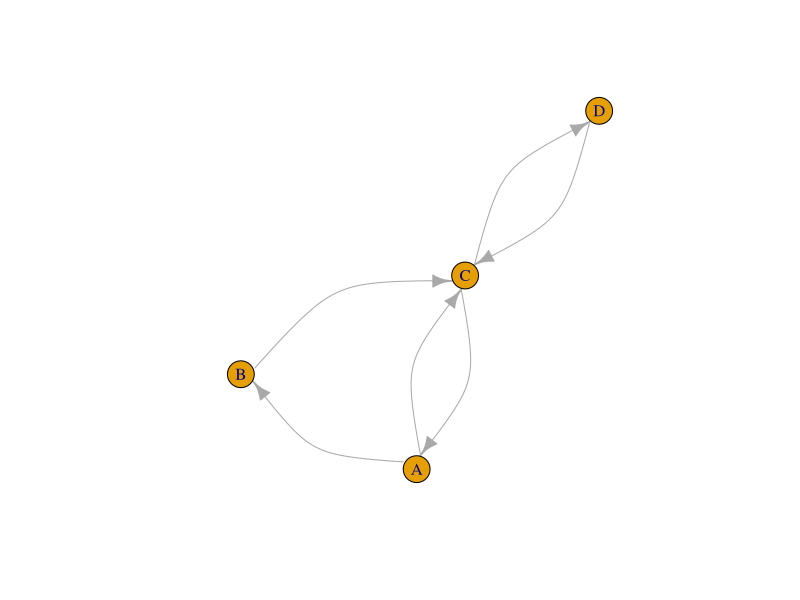
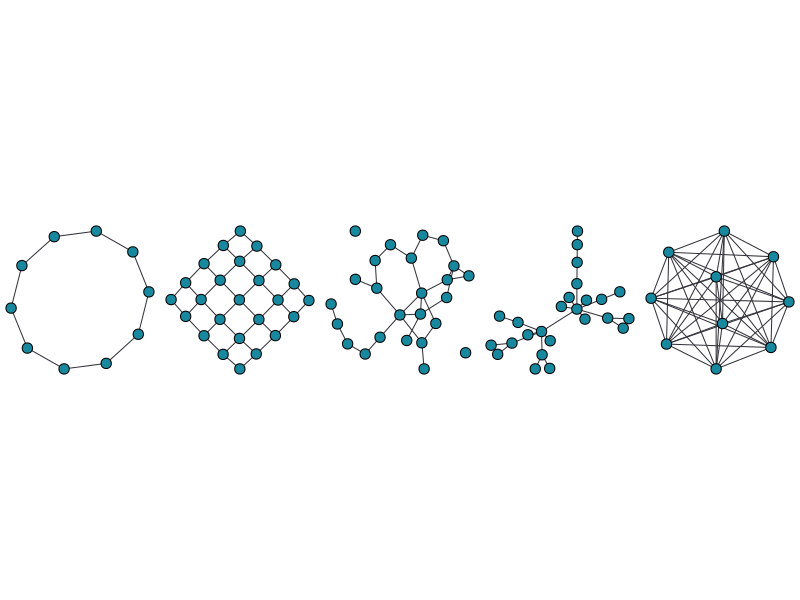
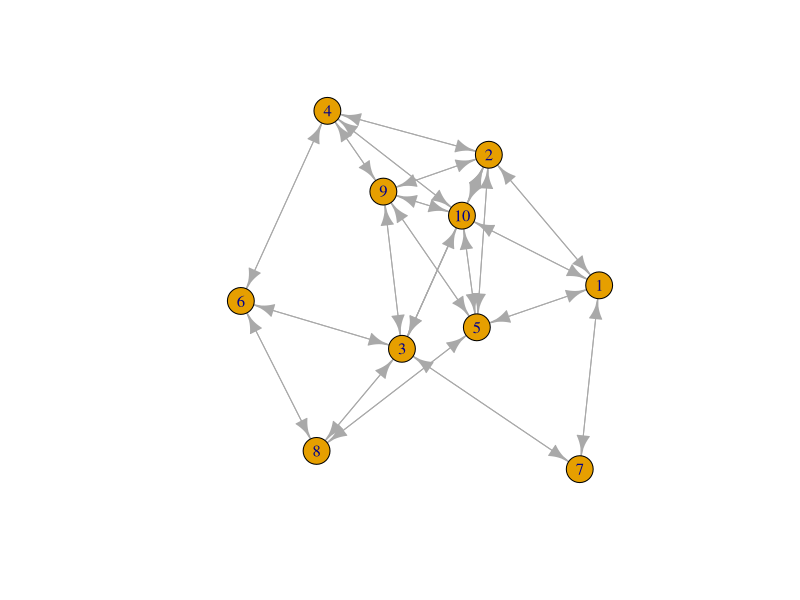
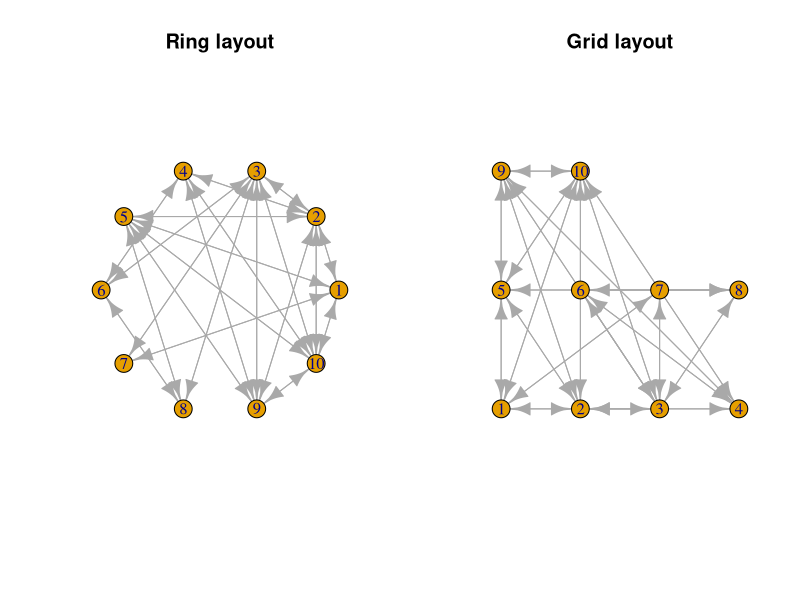
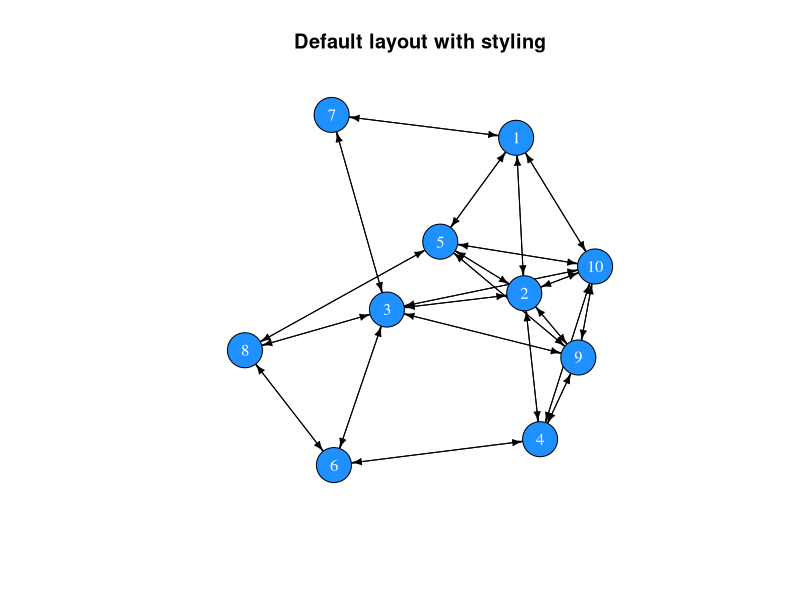
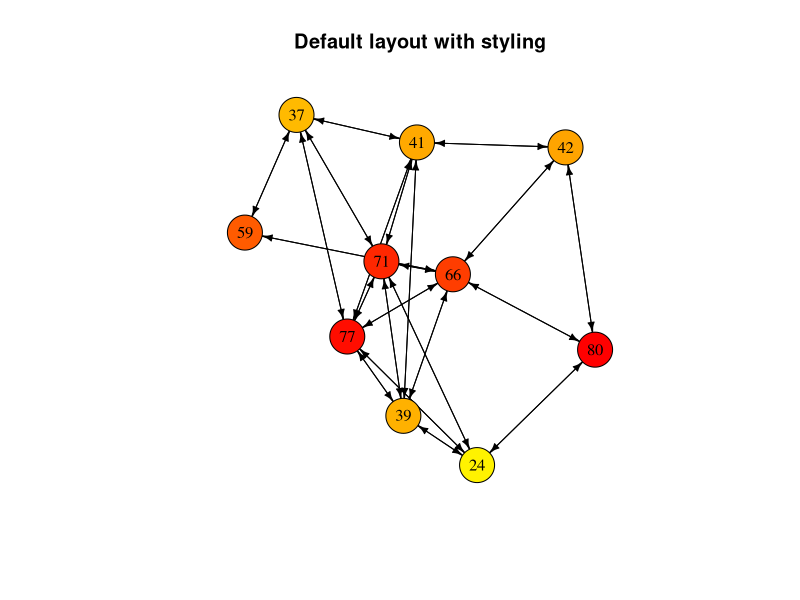
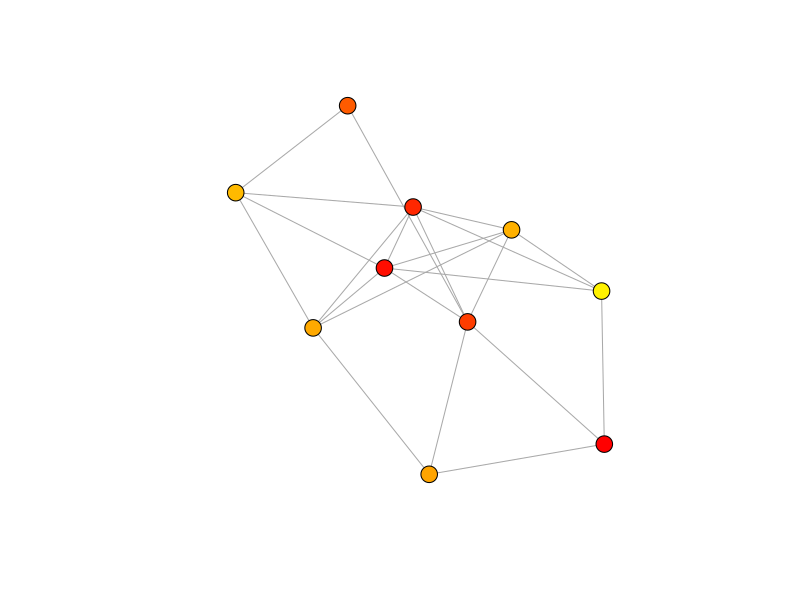
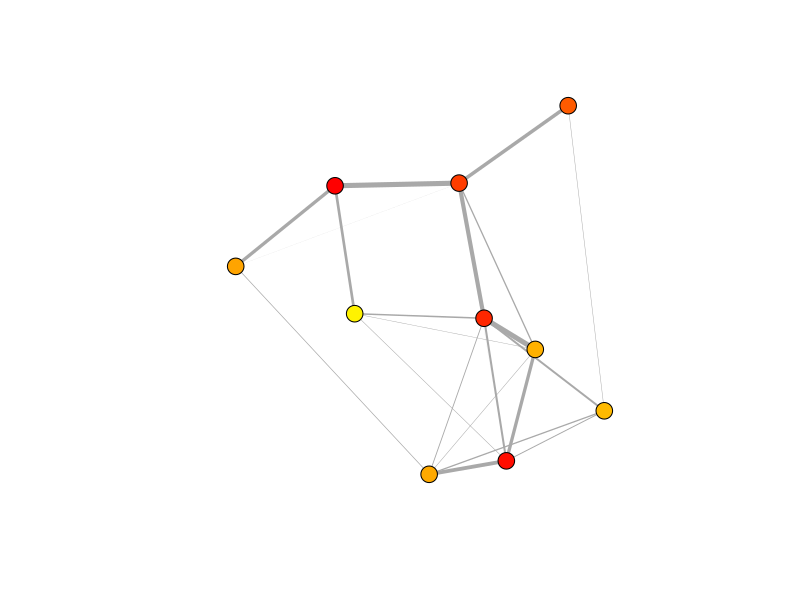

R code for these plots, in order:
## ---- chunk 1
library(igraph)
A <- matrix(c(0,1,1,0, 0,0,1,0, 1,0,0,1, 0,0,1,0), nrow = 4, byrow = TRUE)
row.names(A) <- c("A", "B", "C", "D")
colnames(A) <- c("A", "B", "C", "D")
net <- graph_from_adjacency_matrix(A)
plot(net, edge.curved=0.5)
## ---- chunk 2
m <- matrix(c(0,1,1,0, 0,0,1,0, 1,0,0,1, 0,0,1,0), nrow = 4, byrow = TRUE)
row.names(m) <- LETTERS[1:4]
colnames(m) <- LETTERS[1:4]
m
## ---- chunk 3
all(m[upper.tri(m)] == t(m)[upper.tri(m)])
## ---- chunk 4
isSymmetric(m)
## ---- chunk 5
# Creating a random matrix
random_matrix <- matrix(sample(x = c(0,1), size = 100, replace = T), ncol = 10)
random_matrix
# It is not symmetric
isSymmetric(random_matrix)

# Replace the upper triangle with the transposed upper triangle
random_matrix[upper.tri(random_matrix)] <- t(random_matrix)[upper.tri(random_matrix)]
random_matrix
# Now it is symmetric
isSymmetric(random_matrix)
## ---- chunk 6
library(igraph)
parbefore <- par()$mar
par(mar=c(0,0,0,0))
par(mfrow=c(1,5))
tmp <- lapply(
  list(
    make_ring(n=10),
    make_lattice(dimvector=c(5,5), nei=1, directed=F),
    erdos.renyi.game(n=25,p.or.m=.1, type="gnp", directed=F, loops=F),
    barabasi.game(n=25, power=1.1, directed=F),
    make_full_graph(n=10)
  ), plot, vertex.label=NA, vertex.color="#18889F", edge.color="#33333B", edge.width=1)
par(mfrow=c(1,1))
par(mar=parbefore)
## ---- chunk 7
create_network <- function(N, f){
  # Set up an empty adjacency matrix of size NxN
  A <- matrix(0, ncol = N, nrow = N)
  # Set up a friendship counter
  friends <- 0
  
  # We will add friendships until we reach the desired number
  while(friends < round((((N^2) - N) / 2) * f)){
    dyad <- sample(x = N, size = 2, replace = FALSE)
    i <- dyad[1]
    j <- dyad[2]
    if(A[i, j] == 0){
      A[i, j] <- A[j, i] <- 1
      friends <- friends + 1
      }
  }
  return(A)
}
## ---- chunk 8
adjm <- create_network(N = 10, f = .5)
adjm
## ---- chunk 9
library(igraph)
net <- graph_from_adjacency_matrix(adjm)
net
## ---- chunk 10
plot(net)
## ---- chunk 11
# Set the plotting environment to allow 2 plots next to each other
par(mfrow = c(1,2))
plot(net, layout = layout.circle(net), main = "Ring layout")
plot(net, layout = layout.grid(net), main = "Grid layout")
# Reset the plotting environment to a single plot
par(mfrow = c(1,1))
## ---- chunk 12
plot(net, 
     vertex.color = "dodgerblue", 
     vertex.label.color = "white",
     vertex.size = 20,
     edge.color = "black",
     edge.width = 1,
     edge.arrow.size = 0.5,
     main = "Default layout with styling")
## ---- chunk 13
# Generate random ages
age <- sample(x = 18:80, size = vcount(net), replace = TRUE)
# Select colours
col <- heat.colors(n = 80, rev = TRUE)[age]
# Plot network with col
plot(net, 
     vertex.color = col, 
     vertex.label = age,
     vertex.label.color = "black",
     vertex.size = 20,
     edge.color = "black",
     edge.width = 1,
     edge.arrow.size = 0.5,
     main = "Default layout with styling")
## ---- chunk 14
get.vertex.attribute(net)
## ---- chunk 15
# Add an attribute called 'age' and assign the values of the age vector
V(net)$age <- age
# The same for the 'col' vector
V(net)$col <- col
# Return attributes
get.vertex.attribute(net)
# Return the network object
net
## ---- chunk 16
net <- as.undirected(net)
plot(net, 
     vertex.color = V(net)$col, 
     vertex.label = NA,
     vertex.size = 9,
     edge.width = 1,
     edge.arrow.size = 0.5)
## ---- chunk 17
# Create random strength values
strength <- runif(n = ecount(net), min = 0, max = 1)
# Assign values to edges
E(net)$weight <- strength
net
## ---- chunk 18
plot(net, 
     vertex.color = V(net)$col, 
     vertex.label = NA,
     vertex.size = 9,
     edge.width = E(net)$weight*5,
     edge.arrow.size = 0.5)
## ---- chunk 19
V(net)
E(net)
## ---- chunk 20
get.vertex.attribute(graph = net)
get.edge.attribute(net)
## ---- chunk 21
vcount(net)
ecount(net)
## ---- chunk 22
diameter(graph = net)
## ---- chunk 23
mean_distance(graph = net)
## ---- chunk 24
edge_density(graph = net)
## ---- chunk 25
reciprocity(graph = net)
## ---- chunk 26
transitivity(graph = net)
## ---- chunk 27
# Number of edges that connected with each node
degree(graph = net)

# The mean of all degree centralities is a general measure of network connectivity
mean(degree(graph = net))
## ---- chunk 28
sort(strength(graph = net))
## ---- chunk 29
closeness(graph = net)
## ---- chunk 30
betweenness(graph = net)
## ---- chunk 31
eigen_centrality(graph = net)$vector
## ---- chunk 32
between <- betweenness(graph = net)
col <- heat.colors(n = max(between) + 1, rev = TRUE)[between + 1]
# Plot network with col
plot(net, 
     vertex.color = col, 
     vertex.label = NA,
     vertex.size = 20,
     edge.color = "black",
     edge.width = 1,
     edge.arrow.size = 0.5,
     main = "Betweenness centrality")
## ---- chunk 33
library(tidyverse)
gossip_model <- function(N, f, r_max, sim = 1){
  # Create a vector indicating possession of gossip and set one entry to TRUE
  gossip <- rep(FALSE, N)
  gossip[sample(x = N, size = 1)] <- TRUE
  # Create a network
  adjm <- create_network(N = N, f = f)
  # Create a reporting variable
  proportion <- rep(0, r_max)

  # Loop over r_max rounds
  for(r in 1:r_max){
    # In random sequence go through all individuals 
    for(i in sample(N)){
      # Select i's neighbourhood
      nei <- adjm[i,] > 0
      # Proceed if there is at least one neighbour
      if(sum(nei) > 0){
        # Choose one random neighbour, j
        j <- sampling(x = which(nei), size = 1)
        # Set i's gossip indicator to TRUE if j's indicator is TRUE
        if(gossip[j]){
          gossip[i] <- TRUE
        }
      }
    }
    # Record proportion of the population with gossip
    proportion[r] <- sum(gossip) / N
    # Increment the round counter
    r <- r + 1
  }
  # Return a tibble with simulation results
  return(tibble(time = 1:r_max, proportion = proportion, f = f, sim = sim))
}
## ---- chunk 34
sampling <- function(x, size = length(x), prob = NULL){
  if(length(x) == 1){
    return(x)
  } else {
    return(sample(x = x, size = size, prob = prob))
  }
}
## ---- chunk 35
N <- 1000
set.seed(3)
data <- lapply(X = c(1/N, 2/N, 3/N, 5/N, 8/N, 10/N), 
              FUN = function(f) gossip_model(N = N, f = f, r_max = 50))
data_bnd <- bind_rows(data)
## ---- chunk 36
ggplot(data_bnd) + 
  geom_line(aes(x = time, y = proportion, col = factor(round(f * N)))) + 
  ylab("proportion of individuals with gossip") +
  theme_bw()
## ---- chunk 37
N <- 100
f <- rep(c(1/N, 2/N, 3/N, 5/N, 8/N, 10/N), each = 10)

set.seed(5)
data <- lapply(X = 1:length(f), 
              FUN = function(i) gossip_model(N = N, f = f[i], r_max = 50, sim = i))
## ---- chunk 38
data_bnd <- bind_rows(data)
ggplot(data_bnd) +
  geom_line(aes(x = time, y = proportion, col = factor(f * N), group = factor(sim))) + 
  ylab("proportion of individual with gossip") +
  theme_bw()
## ---- chunk 39
data_bnd_last <- data_bnd[data_bnd$time == max(data_bnd$time), ]
ggplot(data_bnd_last) + 
  geom_boxplot(aes(x = (f * N), y = proportion, fill = factor(f * N))) + 
  xlab("average number of friends") +
  ylab("proportion of individuals with gossip") +
  theme_bw()
## ---- chunk 40
data_bnd_time <- lapply(data, function(dat){
  tibble(dat[1,], time_to_x = which(dat[,"proportion"] >= 0.75)[1])
}) %>% bind_rows()

data_bnd_time$time_to_x[is.na(data_bnd_time$time_to_x)] <- 50

ggplot(data_bnd_time) + 
  geom_boxplot(aes(x = (f * N), y = time_to_x, fill = factor(f * N))) + 
  xlab("average number of friends") +
  ylab("time to spread to 75% of population") +
  theme_bw()
## ---- chunk 41
prop_nei_info <- seq(from = 0, to = 1, length.out = 10)
e <- c(1,2)
contagion <- tibble(
  contagion = rep(c("simple", "complex"), each = 10),
  x = rep(prop_nei_info, 2), 
  y = c(prop_nei_info^e[1], prop_nei_info^e[2]))

ggplot(contagion, aes(x = x, y = y, col = contagion)) + 
  geom_point() +
  geom_line() +
  xlab("proportion of neighbours with gossip") + 
  ylab("probability to acquire gossip") +
  theme_bw()
## ---- chunk 42
net_clust <- make_lattice(length = 10, dim = 2, circular = T, nei = 2)
## ---- chunk 43
net_rand <- rewire(graph = net_clust, with = keeping_degseq(loops = F, niter = 10^3))
## ---- chunk 44
head(degree(net_clust))
head(degree(net_rand))

transitivity(net_clust)
transitivity(net_rand)
## ---- chunk 45
adj_net_clust <- get.adjacency(net_clust, sparse = F)
adj_net_rand <- get.adjacency(net_rand, sparse = F)
## ---- chunk 46
par(mfrow=c(1,2))
image(adj_net_clust)
image(adj_net_rand)
par(mfrow=c(1,1))
## ---- chunk 47
gossip_model_2 <- function(net, rewire, e = 1, r_max, sim = 1){
  # Rewire network if random is set to TRUE
  if(rewire){
    net <- rewire(graph = net, with = keeping_degseq(loops = F, niter = 10^3))
  }
  # Get adjacency matrix from network
  adjm <- get.adjacency(net, sparse = F)
  # Turn adjacency matrix into boolean (TRUE / FALSE)
  adjm_bool <- adjm > 0
  # Set number of individuals based adjacency matrix
  N <- vcount(net)
  
  # Create a vector indicating possession of gossip and set one entry to TRUE
  gossip <- rep(FALSE, N)
  gossip[sample(x = N, size = 1)] <- TRUE
  
  # Create a reporting variable
  proportion <- rep(0, r_max)
  
  # Rounds
  for(r in 1:r_max){
    # In random sequence go through all individuals without gossip
    for(i in sample(N)){
      # Select i's neighbourhood (boolean)
      nei <- adjm_bool[i,]
      # Proceed if there is at least one neighbour
      if(sum(nei) > 0){
        # Simple contagion for e = 1 and complex contagion for e = 2
        if(runif(n = 1, min = 0, max = 1) <= (sum(gossip * nei) / length(nei))^e){
          gossip[i] <- TRUE
        }
      }
    }
    # Record proportion of the population with gossip
    proportion[r] <- sum(gossip) / N
    # Increment the round counter
    r <- r + 1
  }
  # Return a tibble with simulation results
  return(tibble(time = 1:r_max, 
                proportion = proportion, 
                time_to_max = which(proportion == max(proportion))[1],
                e = e,
                network = ifelse(test = rewire, yes = "random", no = "clustered"), 
                sim = sim))
}
## ---- chunk 48
set.seed(1)
res <- bind_rows(
  gossip_model_2(net = net_clust, rewire = TRUE, e = 1, r_max = 500),
  gossip_model_2(net = net_clust, rewire = FALSE, e = 1, r_max = 500),
  gossip_model_2(net = net_clust, rewire = TRUE, e = 2, r_max = 5000),
  gossip_model_2(net = net_clust, rewire = FALSE, e = 2, r_max = 5000)
  )

ggplot(res) + 
  geom_line(aes(x = time, y = proportion, col = network)) + 
  facet_wrap("e", labeller = label_both, scales = "free_x") +
  theme_bw()
